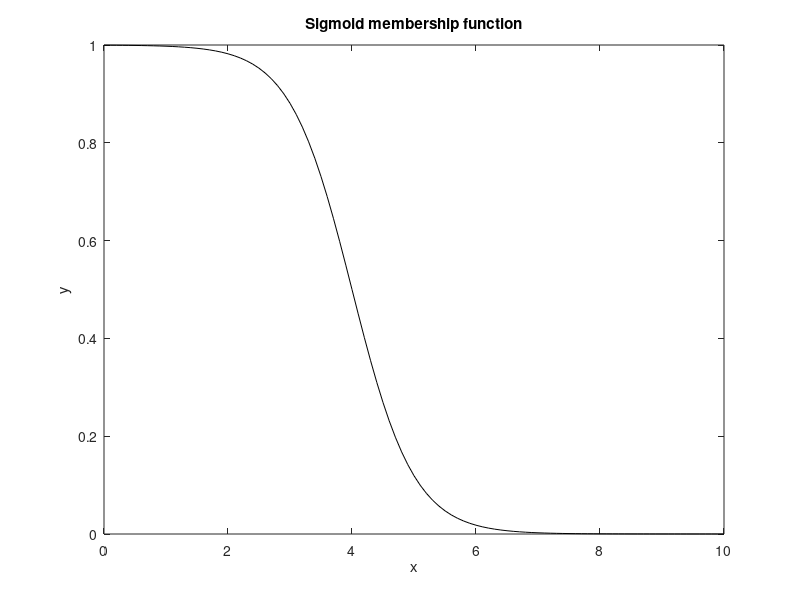

The MATLAB script that drew this image:
% 典型隶属函数仿真程序:chap3_2.m
% Membership function
clear; 
close all;

M=3;

if M==1
    x=0:0.01:10;
    y=gaussmf(x,[2 5]);
    plot(x,y,'k');
    xlabel('x');
    ylabel('y');
    title('Gaussian membership function');
elseif M==2     % Generalized bell membership function
    x=0:0.1:10;
    y=gbellmf(x,[2 4 6]);
    plot(x,y,'k');
    xlabel('x');
    ylabel('y');
    title('Generalized bell membership function');
elseif M==3     % Sigmoid membership function
    x=0:0.1:10;
    y=sigmf(x,[-2 4]);
    plot(x,y,'k');
    xlabel('x');
    ylabel('y');
    title('Sigmoid membership function');
elseif M==4     % Trapezoidal membership function
    x=0:0.1:10;
    y=trapmf(x,[1 5 7 8]);
    plot(x,y,'k');
    xlabel('x');
    ylabel('y');
    title('Trapezoidal membership function');
elseif M==5     % Triangular membership function
    x=0:0.1:10;
    y=trimf(x,[3 6 8]);
    plot(x,y,'k');
    xlabel('x');
    ylabel('y');
    title('Triangular membership function');
elseif M==6     % Z-shaped membership function
    x=0:0.1:10;
    y=zmf(x,[3 7]);
    plot(x,y,'k');
    xlabel('x');
    ylabel('y');
    title('Z-shaped membership function');
end
